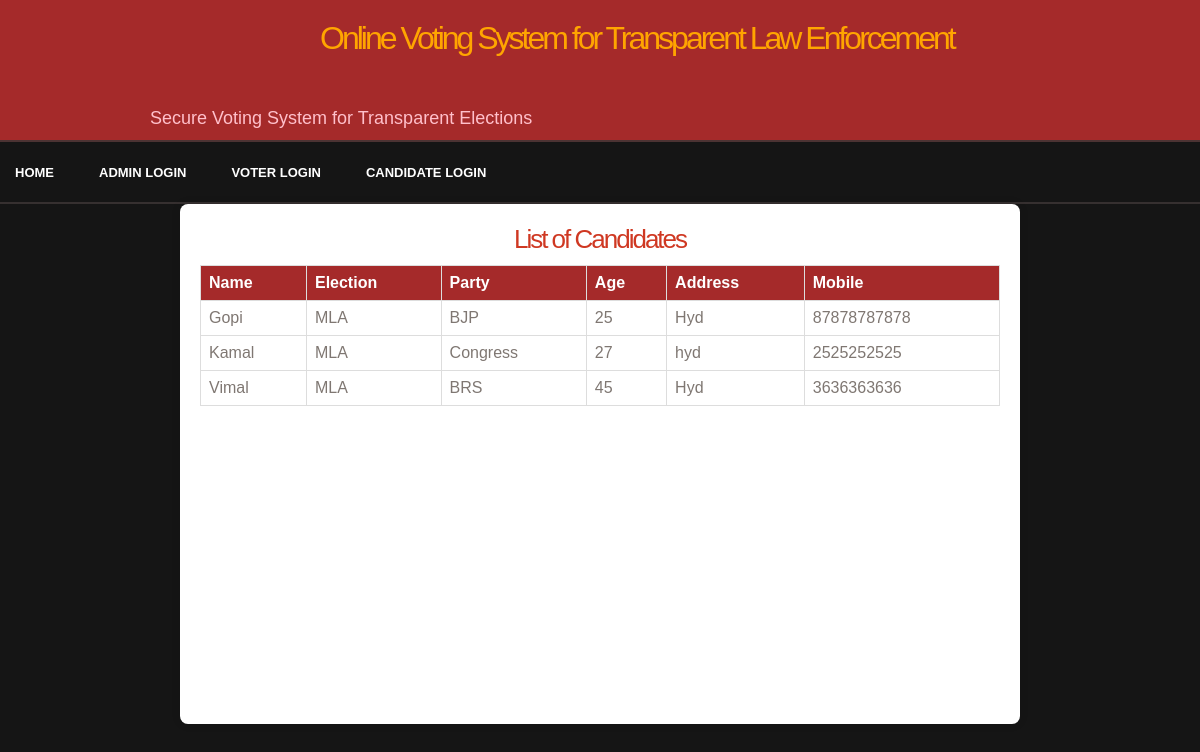
The app's page /view-candidates/ with its own data.
### application/models.py (models this page shows, shortened)
class candidate(models.Model):
    election=models.ForeignKey(election_name,on_delete=models.CASCADE)
    party=models.ForeignKey(Party,on_delete=models.CASCADE)
    user=models.ForeignKey(User,on_delete=models.CASCADE)
    age=models.DecimalField(max_digits=5, decimal_places=0)
    address=models.TextField()
    mobile=models.DecimalField(max_digits=12,decimal_places=0)

class election_name(models.Model):
    name=models.TextField()
    date=models.DateField(null=True)

class Party(models.Model):
    name=models.TextField()

### application/views.py (the view)
# urls.py: path("view-candidates/",views.view_candidates, name="view_candidates"),
def view_candidates(request):
    candidates=candidate.objects.all()
    return render(request,'view_candidates.html',{'candidates':candidates})

### template/view_candidates.html (shortened to what this page needs)
{% extends 'Base.html' %}
{% load static %}
{% block main %}
<div class="container">
    <h2>List of Candidates</h2>
    <table>
        <thead>
            <tr>
                <th>Name</th>
                <th>Election</th>
                <th>Party</th>
                <th>Age</th>
                <th>Address</th>
                <th>Mobile</th>
            </tr>
        </thead>
        <tbody>
            {% for candidate in candidates %}
            <tr>
                <td>{{ candidate.user.first_name }}</td>
                <td>{{ candidate.election.name }}</td>
                <td>{{ candidate.party.name }}</td>
                <td>{{ candidate.age }}</td>
                <td>{{ candidate.address }}</td>
                <td>{{ candidate.mobile }}</td>
            </tr>
            {% endfor %}
        </tbody>
    </table>
</div>
{% endblock %}

### template/base.html (shortened to what this page needs)
{% load static %}
<html>
<head>
<link href="{% static 'voting.css' %}" rel="stylesheet" type="text/css" media="screen" />
</head>
<body>
<div id="wrapper">
  <div id="header">
    <div id="logo">
      <h1><font color="orange" size="6" style="padding-left:170px;">Online Voting System for Transparent Law Enforcement	</font></h1>
	    <marquee><font color="pink" size="4">Secure Voting System for Transparent Elections	</font></marquee>
    </div>
  </div>
</div>
<div class="main-body">
  <div id="menu">
    <ul style="width: 1200px;">
      <li><a href="/">Home</a></li>
      {% if user.is_authenticated %}
        {% if user.is_superuser %}
          <li><a href="{% url 'voter_registration' %}">Register Voter</a></li>
          <li><a href="{% url 'candidate_registration' %}">Register canditate</a></li>
          <li><a href="{% url 'add_party' %}">Add party</a></li>
          <li><a href="{% url 'add_election' %}">Add election</a></li>
          <li><a href="{% url 'view_candidates' %}">Candidates List</a></li>
          <li><a href="{% url 'view_result' %}">Vote count</a></li>
        {% elif user.is_staff %}
        <li><a href="{% url 'view_result' %}">Vote count</a>
        {% else %}
        <li><a href="{% url 'elections' %}">Caste Vote</a></li>
        {% endif %}
        <li><a href="{% url 'logout' %}">Logout </a></li>
      {% else %}
      <li><a href="{% url 'admin_login' %}">Admin Login</a></li>
      <li><a href="{% url 'login' %}">Voter Login</a></li>
      <li><a href="{% url 'candidatelogin' %}">Candidate Login</a></li>
      {% endif %}
    </ul>
  </div>
  <div class="main">
    {% block main %}{% endblock %}
  </div>
</div>
</body>
</html>

### static/voting.css (style rules this page uses)
body { margin: 0; padding: 0; background: #151515 url(images/voting01.jpg) repeat-x left top; text-align: justify; font: 13px "Trebuchet MS", Arial, Helvetica, sans-serif; color: #7F7772; }
h1, h1 a, h2, h2 a, h3, h3 a { margin: 0; text-decoration: none; font-weight: normal; color: #CF3822; }
h1 { letter-spacing: -3px; font-size: 2.6em; }
h2 { letter-spacing: -2px; font-size: 2em; }
p, ol, ul { margin: 0 0 2em 0; line-height: 200%; }
a { color: #FFFFFF; text-decoration: none; }
#header { width: 900px; height: 170px; margin: 0 auto; }
#logo h1, #logo p { float: left; color: #AAFF00; }
#logo h1 { height: 88px; padding: 20px 90px 0 0; font-size: 4em; }
#menu { width: 1020px; height: 60px; margin: 0 auto; }
#menu ul { margin: 0; padding: 0; list-style: none; }
#menu li { display: inline; text-transform: uppercase; }
#menu a { display: block; float: left; background: url(images/voting03.gif) no-repeat left 75%; padding: 18px 30px 0 15px; text-decoration: none; font-family: Arial, Helvetica, sans-serif; font-size: 1em; font-weight: bold; color: #FFFFFF; }

### template/base.html (style rules this page uses)
#wrapper { background-color: brown; border-bottom: 2px solid rgba(61, 54, 54, 0.849); box-shadow:0ch; height: 140px; }
#menu { border-bottom: 2px solid rgba(61, 54, 54, 0.849); width: 100%; justify-content: center; display: flex; }
#menu ul { width: 80%; }
.main { display: flex; justify-content: center; height: 20vh; width: 100%; }

### template/view_candidates.html (style rules this page uses)
.container { background: white; padding: 20px; border-radius: 8px; box-shadow: 0 0 10px rgba(0, 0, 0, 0.1); min-width: 800px; max-width: 100px; max-height: 80vh; min-height: 60vh; overflow-y: scroll; }
h2 { text-align: center; }
table { width: 100%; border-collapse: collapse; margin-top: 10px; }
th, td { border: 1px solid #ddd; padding: 8px; text-align: left; }
th { background-color:brown; color: white; }

### records on screen
candidate: user.first_name "Gopi", election.name "MLA", party.name "BJP", age "25", address "Hyd", mobile "87878787878"
candidate: user.first_name "Kamal", election.name "MLA", party.name "Congress", age "27", address "hyd", mobile "2525252525"
candidate: user.first_name "Vimal", election.name "MLA", party.name "BRS", age "45", address "Hyd", mobile "3636363636"
